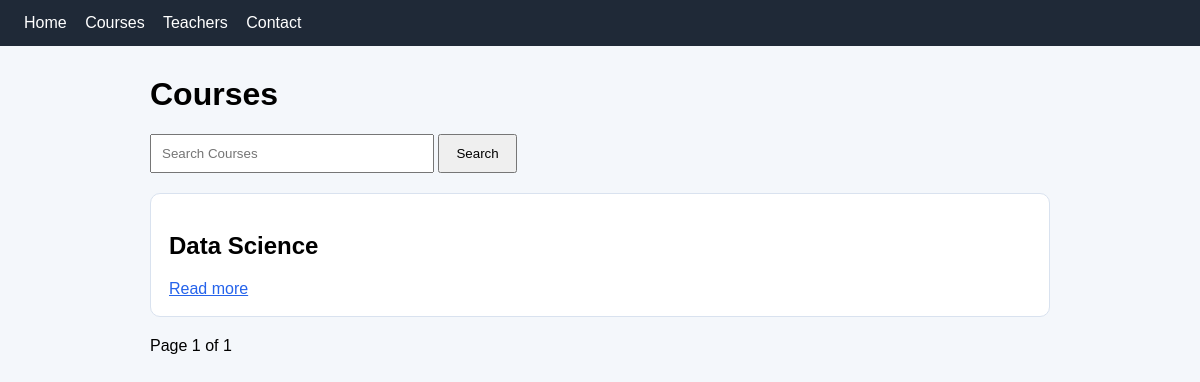
The app's page /academy/courses/, older data.
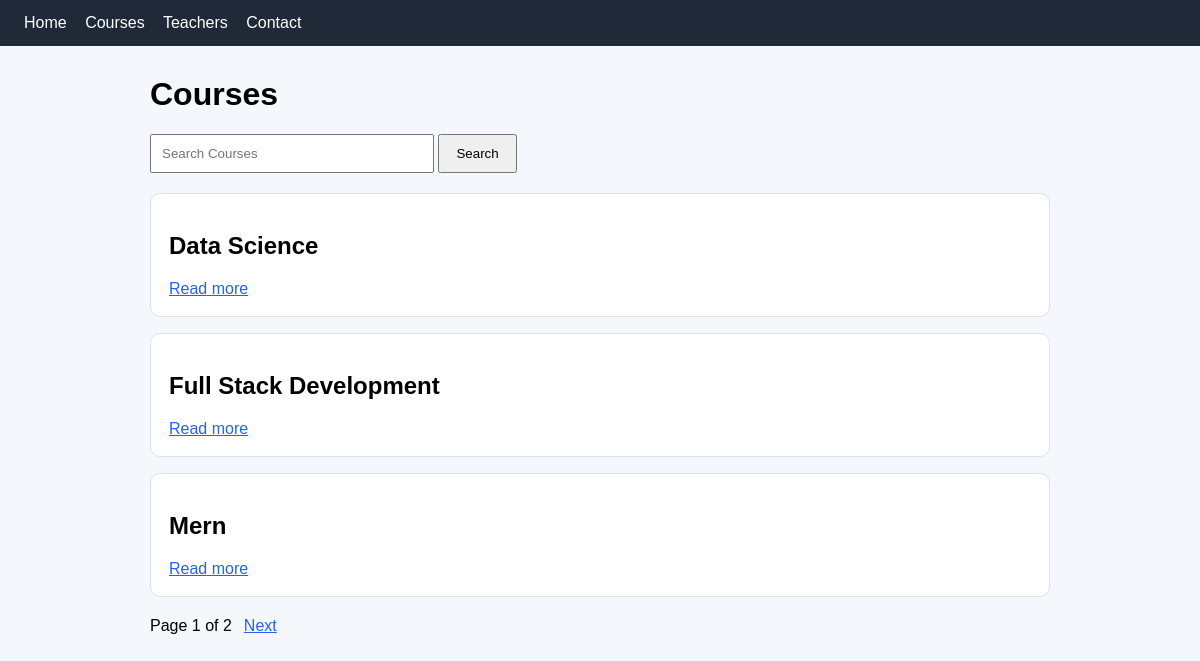
The same page, newer data.
### academy/models.py (models this page shows)
class Course (models.Model):
    title = models. CharField (max_length=100)
    description = models.TextField()
    slug = models.SlugField(unique=True)
    is_active = models.BooleanField(default=True)

### academy/views.py (the view)
# urls.py: path('courses/',views.courses,name='courses'),
def courses(request):
    search = request.GET.get('search', '')
    course_list = Course.objects.filter(is_active=True).order_by('title')
    if search:
        course_list = course_list.filter(Q(title__icontains=search))
    page_obj = Paginator(course_list, 3).get_page(request.GET.get('page'))
    return render(request, 'academy/courses.html', {'page_obj': page_obj, 'search': search})

### academy/templates/academy/courses.html (shortened to what this page needs)
{% extends "academy/base.html" %}
{% block content %}
<h1>Courses</h1>
<form method="get">
  <input type="text" name="search" placeholder="Search Courses" value="{{ search}}">
  <button type="submit"> Search </button>
</form>
{% for course in page_obj %}
  <div class="card">
    <h2>{{ course.title }}</h2>
    <a href="{% url 'academy:course_detail' course.slug %}"> Read more</a>
  </div>
  {% empty %}
    <p> No Course Found.</p>
{% endfor %}
<div class="pagination">
  <span> Page {{page_obj.number}} of {{ page_obj.paginator.num_pages}}</span>
  {% if page_obj.has_next %}<a href="?search={{ search }}&page={{ page_obj.next_page_number }}">Next</a>
  {% endif %}
</div>
{% endblock %}

Row changes from the older to the newer data that the page shows:
added Course: title "Full Stack Development"
added Course: title "Mern"
Text that changed along with them:
{{ page_obj.paginator.num_pages }}: "1" → "2"
text now shown: "Next"
